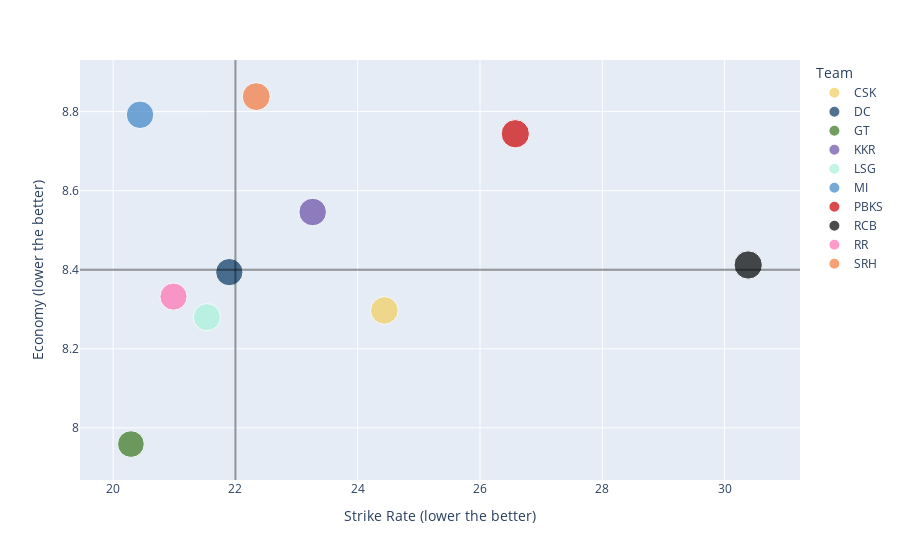

Notebook code cell kept with this figure:
### Markdown cell above
Inferences from the above table:

- Bowlers from Mumbai Indians have the lowest average innings played, meaning there was a chopping and changing to set up their bowling attack, while Rajasthan Royals' bowlers have the highest average innings player, probably due to them sticking to the quartet of Boult, Prasidh, Ashwin and Chahal playing all the matches.


- Gujarat Titans have the lowest `Econ`, `Avg`, `SR`, `ESRA` meaning they had the best bowling attack of all the teams in the tournament. RR, who are the runners up, have the second lowest of all the measures.


- RCB have the worst `Avg`,`SR`, meaning they struggled with taking wickets at regular intervals. They also concede the most sixes in a match, on an average.


- SRH have a very high economy rate, understandably so due to having the likes of Marco Jansen and Umran Malik, who went for a lot of runs.

### Code cell
teams = teams_chart.T
teams['Team'] = teams.index

t_fig = px.scatter(data_frame=teams,x='SR',y='Econ',hover_name='Team',color='Team',size='ESRA',
                   labels={'SR':'Strike Rate (lower the better)','Econ':'Economy (lower the better)'},
        color_discrete_sequence=['#f2cd5e','#073763','#38761d','#674ea7','#a9f3da','#3d85c6','#cc0000','#000000','#ff71b3','#f5783c'])
t_fig.add_vline(x=22, line_color="black",opacity=0.4)
t_fig.add_hline(y=8.4,line_color="black",opacity=0.4)

### Figure 1 — Plotly figure (JSON) as saved in the notebook; plotly's stock layout.template omitted (floating-point values rounded to 4 significant figures)
{"data": [{"hovertemplate": "<b>%{hovertext}</b><br><br>Team=CSK<br>Strike Rate (lower the better)=%{x}<br>Economy (lower the better)=%{y}<br>ESRA=%{marker.size}<extra></extra>", "hovertext": ["CSK"], "legendgroup": "CSK", "marker": {"color": "#f2cd5e", "size": [15.8], "sizemode": "area", "sizeref": 0.0415, "symbol": "circle"}, "mode": "markers", "name": "CSK", "orientation": "v", "showlegend": true, "type": "scatter", "x": [24.44], "xaxis": "x", "y": [8.297], "yaxis": "y"}, {"hovertemplate": "<b>%{hovertext}</b><br><br>Team=DC<br>Strike Rate (lower the better)=%{x}<br>Economy (lower the better)=%{y}<br>ESRA=%{marker.size}<extra></extra>", "hovertext": ["DC"], "legendgroup": "DC", "marker": {"color": "#073763", "size": [15.5], "sizemode": "area", "sizeref": 0.0415, "symbol": "circle"}, "mode": "markers", "name": "DC", "orientation": "v", "showlegend": true, "type": "scatter", "x": [21.9], "xaxis": "x", "y": [8.394], "yaxis": "y"}, {"hovertemplate": "<b>%{hovertext}</b><br><br>Team=GT<br>Strike Rate (lower the better)=%{x}<br>Economy (lower the better)=%{y}<br>ESRA=%{marker.size}<extra></extra>", "hovertext": ["GT"], "legendgroup": "GT", "marker": {"color": "#38761d", "size": [14.81], "sizemode": "area", "sizeref": 0.0415, "symbol": "circle"}, "mode": "markers", "name": "GT", "orientation": "v", "showlegend": true, "type": "scatter", "x": [20.29], "xaxis": "x", "y": [7.959], "yaxis": "y"}, {"hovertemplate": "<b>%{hovertext}</b><br><br>Team=KKR<br>Strike Rate (lower the better)=%{x}<br>Economy (lower the better)=%{y}<br>ESRA=%{marker.size}<extra></extra>", "hovertext": ["KKR"], "legendgroup": "KKR", "marker": {"color": "#674ea7", "size": [15.81], "sizemode": "area", "sizeref": 0.0415, "symbol": "circle"}, "mode": "markers", "name": "KKR", "orientation": "v", "showlegend": true, "type": "scatter", "x": [23.26], "xaxis": "x", "y": [8.546], "yaxis": "y"}, {"hovertemplate": "<b>%{hovertext}</b><br><br>Team=LSG<br>Strike Rate (lower the better)=%{x}<br>Economy (lower the better)=%{y}<br>ESRA=%{marker.size}<extra></extra>", "hovertext": ["LSG"], "legendgroup": "LSG", "marker": {"color": "#a9f3da", "size": [15.37], "sizemode": "area", "sizeref": 0.0415, "symbol": "circle"}, "mode": "markers", "name": "LSG", "orientation": "v", "showlegend": true, "type": "scatter", "x": [21.53], "xaxis": "x", "y": [8.28], "yaxis": "y"}, {"hovertemplate": "<b>%{hovertext}</b><br><br>Team=MI<br>Strike Rate (lower the better)=%{x}<br>Economy (lower the better)=%{y}<br>ESRA=%{marker.size}<extra></extra>", "hovertext": ["MI"], "legendgroup": "MI", "marker": {"color": "#3d85c6", "size": [15.73], "sizemode": "area", "sizeref": 0.0415, "symbol": "circle"}, "mode": "markers", "name": "MI", "orientation": "v", "showlegend": true, "type": "scatter", "x": [20.44], "xaxis": "x", "y": [8.792], "yaxis": "y"}, {"hovertemplate": "<b>%{hovertext}</b><br><br>Team=PBKS<br>Strike Rate (lower the better)=%{x}<br>Economy (lower the better)=%{y}<br>ESRA=%{marker.size}<extra></extra>", "hovertext": ["PBKS"], "legendgroup": "PBKS", "marker": {"color": "#cc0000", "size": [16.57], "sizemode": "area", "sizeref": 0.0415, "symbol": "circle"}, "mode": "markers", "name": "PBKS", "orientation": "v", "showlegend": true, "type": "scatter", "x": [26.58], "xaxis": "x", "y": [8.744], "yaxis": "y"}, {"hovertemplate": "<b>%{hovertext}</b><br><br>Team=RCB<br>Strike Rate (lower the better)=%{x}<br>Economy (lower the better)=%{y}<br>ESRA=%{marker.size}<extra></extra>", "hovertext": ["RCB"], "legendgroup": "RCB", "marker": {"color": "#000000", "size": [16.6], "sizemode": "area", "sizeref": 0.0415, "symbol": "circle"}, "mode": "markers", "name": "RCB", "orientation": "v", "showlegend": true, "type": "scatter", "x": [30.39], "xaxis": "x", "y": [8.412], "yaxis": "y"}, {"hovertemplate": "<b>%{hovertext}</b><br><br>Team=RR<br>Strike Rate (lower the better)=%{x}<br>Economy (lower the better)=%{y}<br>ESRA=%{marker.size}<extra></extra>", "hovertext": ["RR"], "legendgroup": "RR", "marker": {"color": "#ff71b3", "size": [15.32], "sizemode": "area", "sizeref": 0.0415, "symbol": "circle"}, "mode": "markers", "name": "RR", "orientation": "v", "showlegend": true, "type": "scatter", "x": [20.99], "xaxis": "x", "y": [8.332], "yaxis": "y"}, {"hovertemplate": "<b>%{hovertext}</b><br><br>Team=SRH<br>Strike Rate (lower the better)=%{x}<br>Economy (lower the better)=%{y}<br>ESRA=%{marker.size}<extra></extra>", "hovertext": ["SRH"], "legendgroup": "SRH", "marker": {"color": "#f5783c", "size": [16.15], "sizemode": "area", "sizeref": 0.0415, "symbol": "circle"}, "mode": "markers", "name": "SRH", "orientation": "v", "showlegend": true, "type": "scatter", "x": [22.34], "xaxis": "x", "y": [8.838], "yaxis": "y"}], "layout": {"legend": {"itemsizing": "constant", "title": {"text": "Team"}, "tracegroupgap": 0}, "margin": {"t": 60}, "shapes": [{"line": {"color": "black"}, "opacity": 0.4, "type": "line", "x0": 22, "x1": 22, "xref": "x", "y0": 0, "y1": 1, "yref": "y domain"}, {"line": {"color": "black"}, "opacity": 0.4, "type": "line", "x0": 0, "x1": 1, "xref": "x domain", "y0": 8.4, "y1": 8.4, "yref": "y"}], "xaxis": {"anchor": "y", "domain": [0, 1], "title": {"text": "Strike Rate (lower the better)"}}, "yaxis": {"anchor": "x", "domain": [0, 1], "title": {"text": "Economy (lower the better)"}}}}
